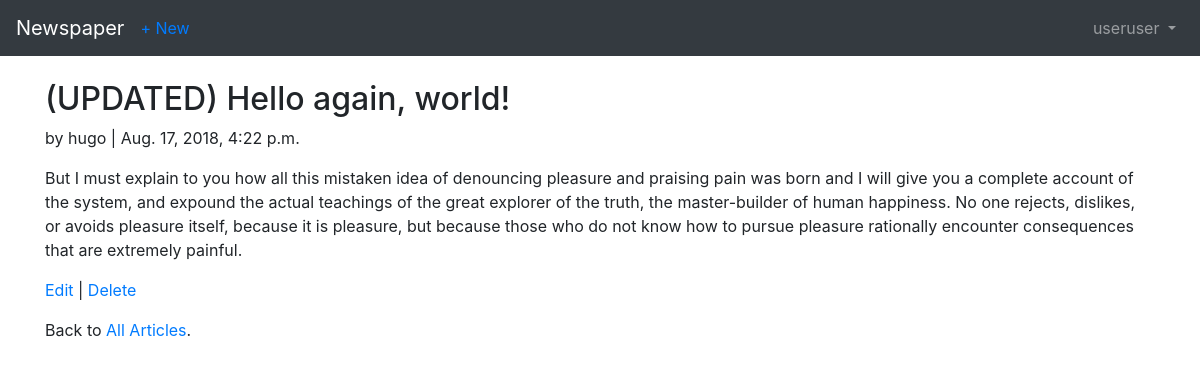
The app's page /articles/2/ (signed in) with its own data.
### users/models.py (models this page shows)
class CustomUser(AbstractUser):
    age = models.PositiveIntegerField(default=0)

### articles/models.py (models this page shows, shortened)
class Article(models.Model):
    title = models.CharField(max_length=255)
    body = models.TextField()
    date = models.DateTimeField(auto_now_add=True)
    author = models.ForeignKey(
        get_user_model(),
        on_delete=models.CASCADE,
    )

### articles/views.py (the view)
class ArticleDetailView(LoginRequiredMixin, DetailView):
    model = models.Article
    template_name = 'article_detail.html'
    login_url = 'login'

### templates/article_detail.html
{% extends 'base.html' %}
{% block content %}
<div class="article-entry">
  <h2>{{ object.title }}</h2>
  <p>by {{ object.author }} | {{ object.date}}</p>
  <p>{{ object.body}}</p>
</div>
<p><a href="{% url 'article_edit' article.pk %}">Edit</a> | <a
   href="{% url 'article_delete' article.pk %}">Delete</a></p>
<p>Back to <a href="{% url 'article_list' %}">All Articles</a>.</p>
{% endblock content %}

### templates/base.html (shortened to what this page needs)
<!doctype html>
<html lang="en">
<head>
  <link rel="stylesheet" href="https://maxcdn.bootstrapcdn.com/bootstrap/4.0.0/css/bootstrap.min.css"
>
  <head>
    <body>
      <nav class="navbar navbar-expand-md navbar-dark bg-dark mb-4">
        <a class="navbar-brand" href="{% url 'home' %}">Newspaper</a>
        {% if user.is_authenticated %}
        <ul class="navbar-nav mr-auto">
          <li class="nav-item"><a href="{% url 'article_new' %}">+ New</a></li>
        </ul>
        {% endif %}
      <div class="collapse navbar-collapse" id="navbarCollapse">
        {% if user.is_authenticated %}
        <ul class="navbar-nav ml-auto">
          <li class="nav-item">
            <a class="nav-link dropdown-toggle" href="#" id="userMenu"
            data-toggle="dropdown" aria-haspopup="true" aria-expanded
            ="false">
            {{ user.username }}
          </a>
        </li>
      </ul>
          {% endif %}
        </div>
      </nav>
      <div class="container">
        {% block content %}
        {% endblock %}
      </div>
  </body>
</html>

### records on screen
CustomUser: username "useruser"
Article: title "(UPDATED) Hello again, world!", author "hugo", date "Aug. 17, 2018, 4:22 p.m.", body "But I must explain to you how all this mistaken idea of denouncing pleasure and praising pain was born and I will give you a complete account of the system, and expound the actual teachings of the great explorer of the truth, the master-builder of human happiness. No one rejects, dislikes, or avoids pleasure itself, because it is pleasure, but because those who do not know how to pursue pleasure rationally encounter consequences that are extremely painful."
